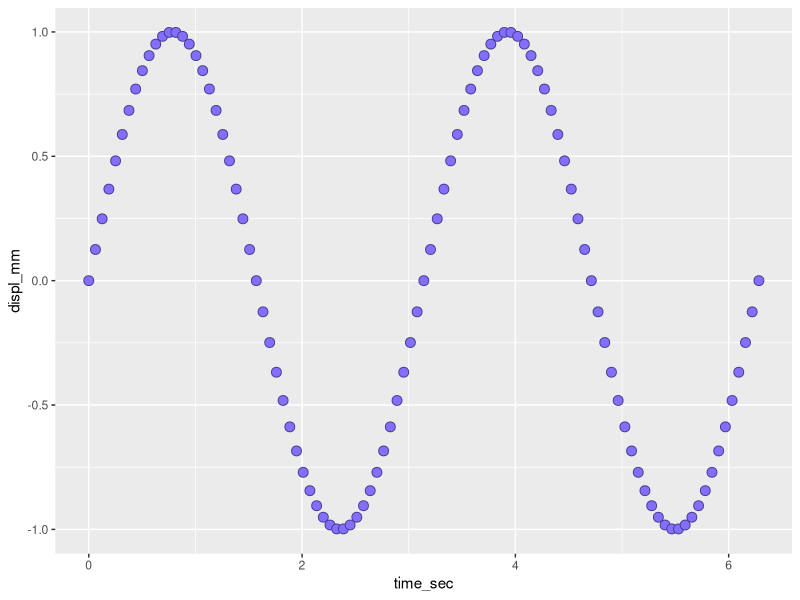
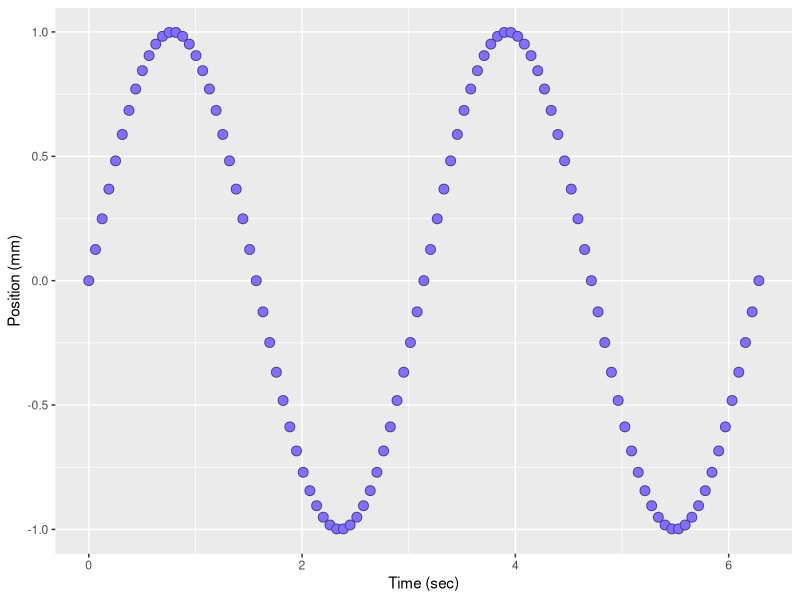
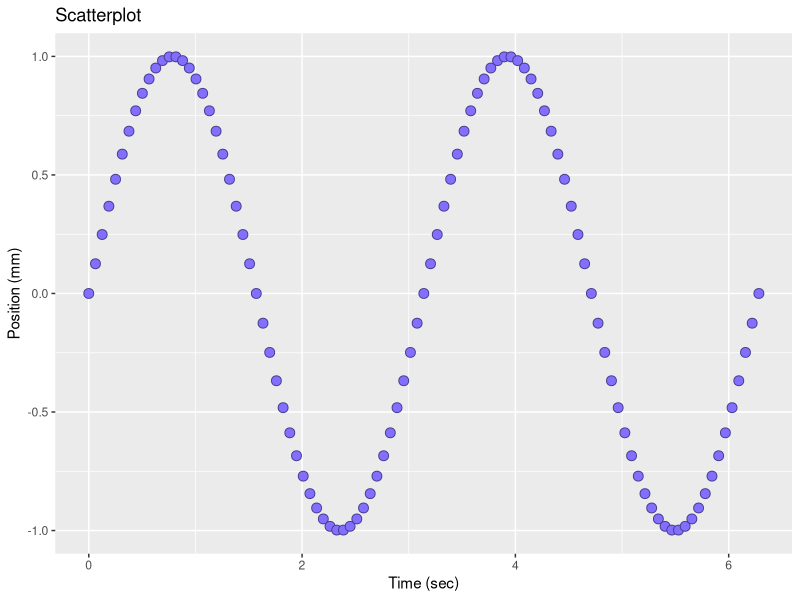

Here is the R script that generated these plots, in order:
## ---- chunk 1
library(knitr)
opts_knit$set(root.dir = "../")
opts_chunk$set(echo = TRUE, message = FALSE, collapse = TRUE, warning = FALSE, cache = TRUE, cache.path = "tut-03-cache/", fig.path = "tut-03-images/")
## ---- chunk 2
library(ggplot2)

time_sec  <- seq(0, 2*pi, by = pi/50) # sec
freq      <- 2                        # r/s
displ_mm  <- sin(freq * time_sec)     # mm
vibr_data <- data.frame(time_sec, displ_mm)

f1 <- ggplot(data = vibr_data, aes(x = time_sec, y = displ_mm)) +
	geom_point(shape = 21
		, color = "slateblue4"
		, fill  = "slateblue1"
		, size  = 3
		)
## ---- chunk 3
print(f1)
## ---- chunk 4
# add axis labels
f1 <- f1 + 
	xlab("Time (sec)") + 
	ylab("Position (mm)")
print(f1)
## ---- chunk 5
# add a title
f1 <- f1 + 
	ggtitle("Scatterplot")
print(f1)
